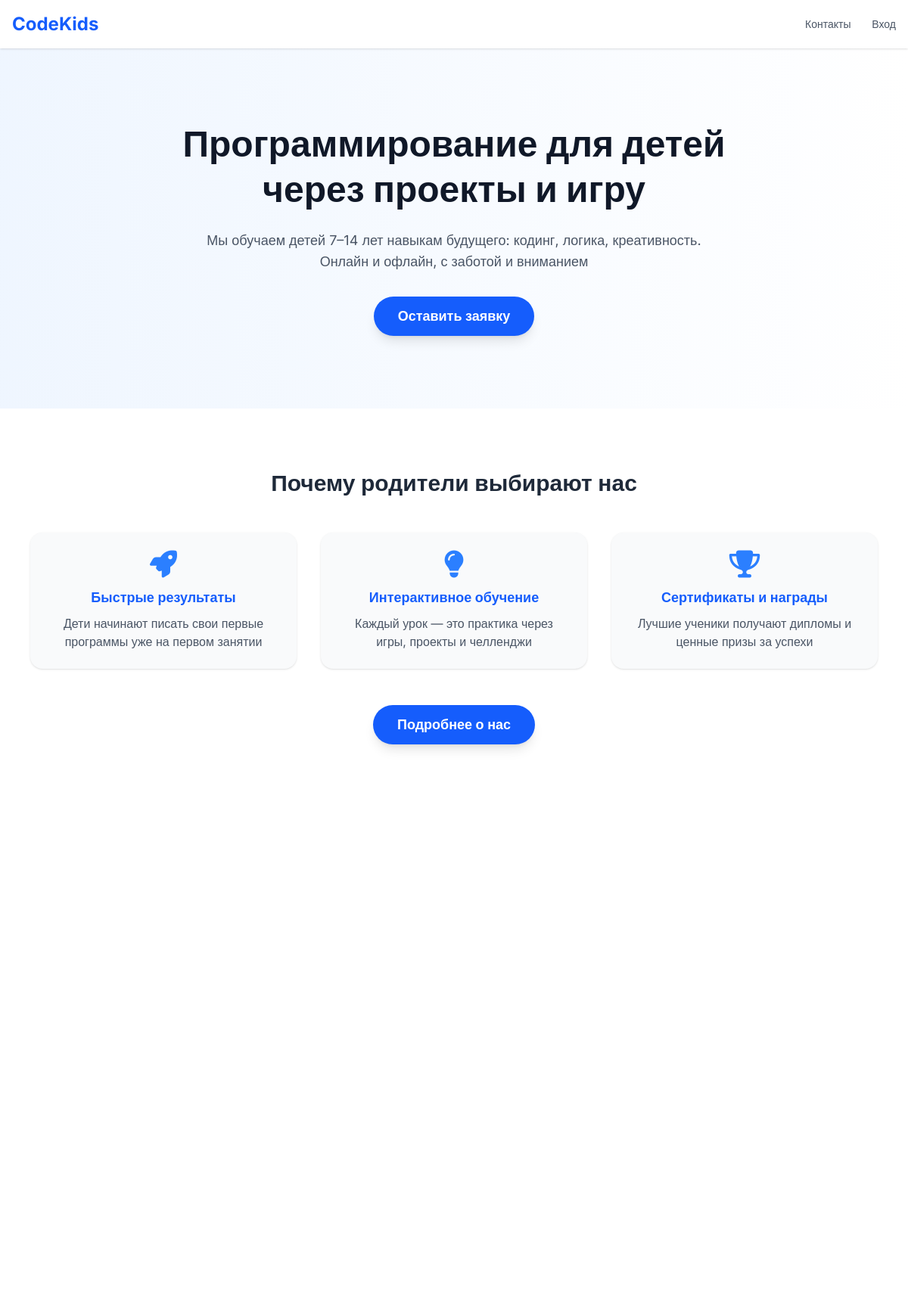
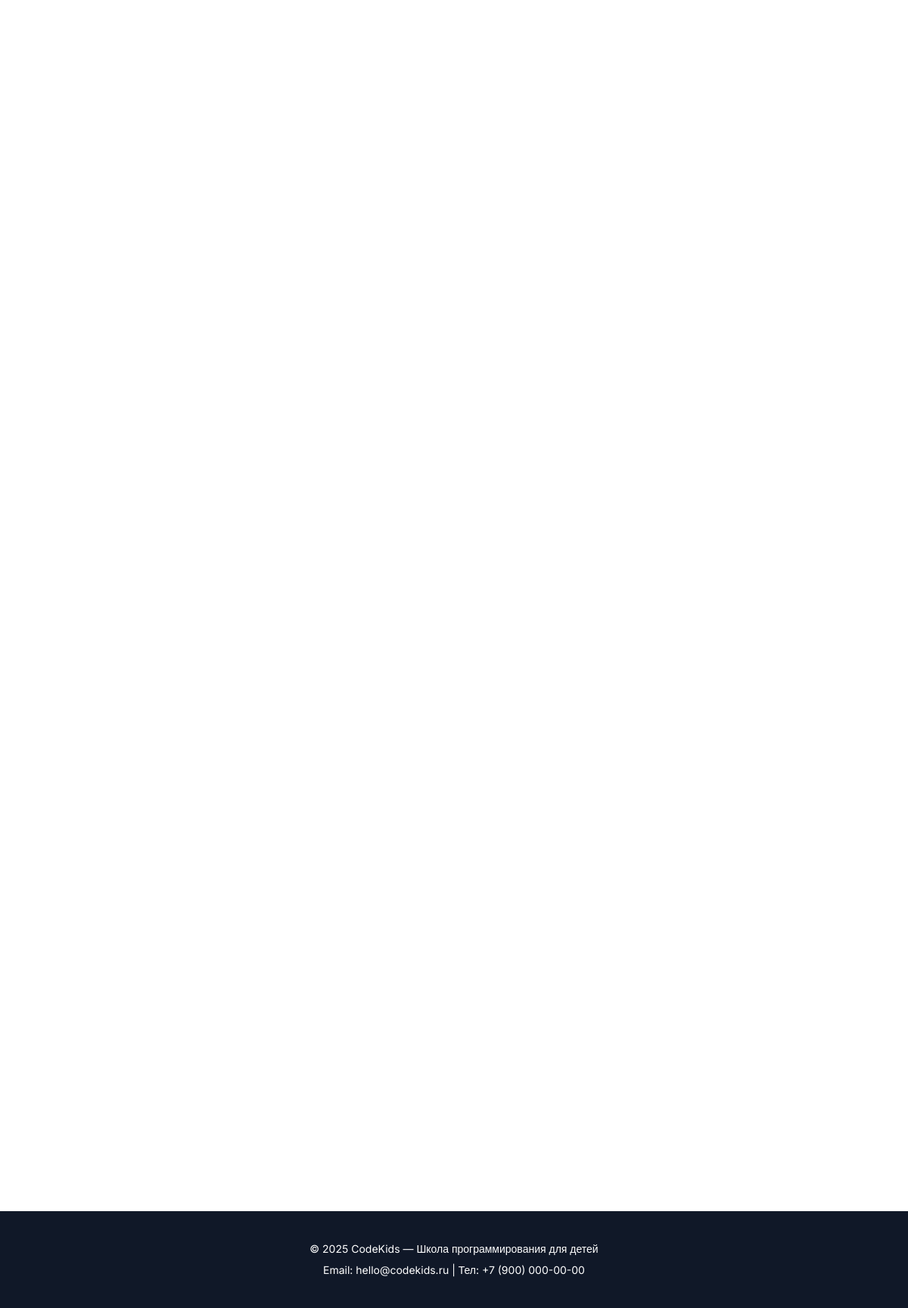
The page / on the database its author committed (2 pictures, top to bottom).
### info/models.py (models this page shows, shortened)
class Hero(models.Model):
    top_text = models.CharField(max_length=100, verbose_name='Верхняя часть основного текста', default='')
    bottom_text = models.CharField(max_length=100, verbose_name='Нижняя часть основного текста', default='')
    description = models.CharField(max_length=200, verbose_name='Описание')
    class Meta:
        verbose_name = "Hero-блок"
        verbose_name_plural = "Hero-блок"

class Feature(models.Model):
    FEATURE_ICONS = [
        ('rocket', 'Скорость 🚀 (rocket)'),
        ('lightbulb', 'Идеи и творчество 💡 (lightbulb)'),
        ('trophy', 'Достижения и награды 🏆 (trophy)'),
        ('star', 'Отличные результаты ⭐ (star)'),
        ('heart', 'Любовь к обучению ❤️ (heart)'),
        ('thumbs-up', 'Уверенность 👍 (thumbs-up)'),
        ('bolt', 'Энергия и мотивация ⚡ (bolt)'),
        ('award', 'Признание 🥇 (award)'),
        ('shield-alt', 'Безопасность 🛡️ (shield-alt)'),
        ('play', 'Игровой подход 🎮 (play)'),
        ('upload', 'Рост навыков ⬆️ (upload)'),
        ('check', 'Гарантия качества ✔️ (check)'),
        ('book', 'База знаний 📚 (book)'),
        ('code', 'Программирование 👨‍💻 (code)'),
        ('brain', 'Развитие мышления 🧠 (brain)'),
        ('puzzle-piece', 'Решение задач 🧩 (puzzle-piece)'),
        ('users', 'Дружное сообщество 👥 (users)'),
        ('chalkboard-teacher', 'Опытные наставники 👩‍🏫 (chalkboard-teacher)'),
    ]
    title = models.CharField(max_length=50, verbose_name='Название')
    description = models.CharField(max_length=100, verbose_name='Описание')
    icon = models.CharField(max_length=20, choices=FEATURE_ICONS, verbose_name='Иконка')
    class Meta:
        verbose_name = "преимущество"
        verbose_name_plural = "Преимущества"

### pages/views.py (the view, shortened to what this page needs)
# urls.py: 2. Add a URL to urlpatterns:  path('', views.home, name='home')
def home(request):
    context = {
        'hero': Hero.objects.first(),
        'features': Feature.objects.all(),
        'courses': Course.objects.filter(is_hit=True),
        'reviews': Review.objects.all(),
    }
    return render(request, 'pages/home.html', context)

### templates/pages/home.html (shortened to what this page needs)
{% extends 'base.html' %}
{% block content %}
<main>
    <section class="bg-gradient-to-r from-blue-50 to-white py-24 fade-in">
        <div class="max-w-5xl mx-auto px-4 text-center">
            <h2 class="text-4xl sm:text-5xl font-bold text-gray-900 leading-tight mb-6">
                {{ hero.top_text }}<br class="hidden sm:block"/>
                {{ hero.bottom_text }}
            </h2>
            <p class="text-lg text-gray-600 mb-8 max-w-2xl mx-auto">
                {{ hero.description }}
            </p>
            <a href="#application_form"
               class="inline-block bg-blue-600 hover:bg-blue-700 text-white text-lg font-semibold px-8 py-3 rounded-full transition-all shadow-lg hover:shadow-xl">
                Оставить заявку
            </a>
        </div>
    </section>
    <section id="about" class="py-20 bg-white fade-in">
        <div class="max-w-6xl mx-auto px-4 text-center">
            <h3 class="text-3xl font-semibold mb-12 text-gray-800">Почему родители выбирают нас</h3>
            <div class="grid grid-cols-1 md:grid-cols-3 gap-8 mb-12">
                {% for feature in features %}
                {% include 'partials/feature_card.html' %}
                {% endfor %}
            </div>
            <a href="{% url 'about' %}"
               class="inline-block bg-blue-600 hover:bg-blue-700 text-white text-lg font-semibold px-8 py-3 rounded-full transition-all shadow-lg hover:shadow-xl">
                Подробнее о нас
            </a>
        </div>
    </section>
</main>
{% endblock %}

### templates/partials/feature_card.html
<div class="bg-gray-50 p-6 rounded-2xl shadow-sm hover:shadow-md transition">
    <div class="mb-3 flex justify-center">
        <i class="fas fa-{{ feature.icon }} text-4xl text-blue-500"></i>
    </div>
    <h4 class="text-lg font-semibold mb-2 text-blue-600 text-center">{{ feature.title }}</h4>
    <p class="text-gray-600 text-center">{{ feature.description }}</p>
</div>

### templates/base.html (style rules this page uses)
body { font-family: 'Inter', sans-serif; }
.fade-in { opacity: 0; transform: translateY(20px); transition: opacity 0.6s ease-out, transform 0.6s ease-out; }
.fade-in.visible { opacity: 1; transform: none; }

### rows shown on the page
Hero: top_text "Программирование для детей", bottom_text "через проекты и игру", description "Мы обучаем детей 7–14 лет навыкам будущего: кодинг, логика, креативность. Онлайн и офлайн, с заботой и вниманием"
Feature: title "Быстрые результаты", description "Дети начинают писать свои первые программы уже на первом занятии"
Feature: title "Интерактивное обучение", description "Каждый урок — это практика через игры, проекты и челленджи"
Feature: title "Сертификаты и награды", description "Лучшие ученики получают дипломы и ценные призы за успехи"
